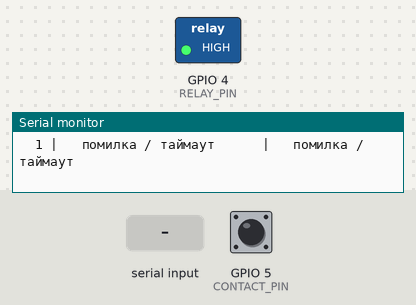
This program was run on a simulated ESP32-S3. On the bench: switched loads named in the program (green lamp = pin HIGH), the last lines printed to the serial monitor. Dashed ring = blinking. The test bench sets the inputs (shaded band); at power-on: GPIO 5 (CONTACT_PIN) HIGH.

Above: at 2.7 s.
At 11.9 s:
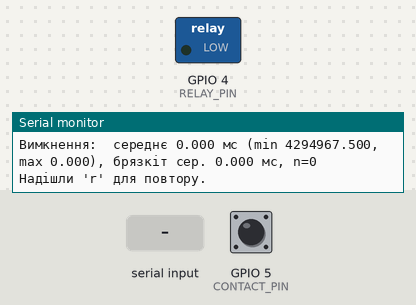
12.0 s: "r" received over Serial
At 12.23 s:
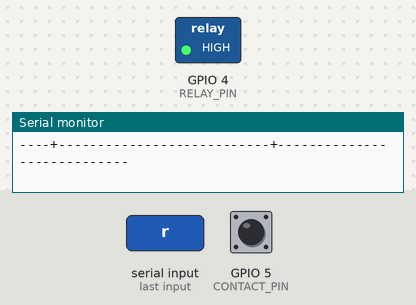
Timing chart, 0 to 21.0 s (numbered marks = the images above; inputs shaded):
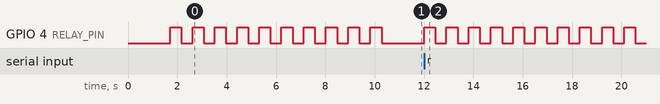

The program:

main.cpp
```cpp
// Завдання 1: вимірювання часу спрацювання / відпускання реле
// Плата: ESP32-S3 (Arduino core for ESP32), модуль реле 5 В (SRD-05VDC-SL-C)
//
// Модуль реле:  DC+ -> +5V (рейка від модуля живлення), DC- -> GND, IN -> GPIO4
// Контакти:     COM -> GND, NO -> R 1 кОм -> GPIO5 (INPUT_PULLUP)
// GND ESP32 обов'язково з'єднати з GND макетки (спільна земля)!
//
//   реле увімкнене  -> NO замкнений  -> GPIO5 = LOW
//   реле вимкнене   -> NO розімкнений -> GPIO5 = HIGH (підтяжка)
//
// Брязкіт: ISR фіксує ПЕРШИЙ фронт (момент першого торкання = механічна затримка)
// і лише рахує решту фронтів. Після SETTLE_MS перевіряємо, що контакт стабільно
// в очікуваному стані. Тривалість брязкоту = останній фронт - перший.
//
// Serial Monitor: 115200. Надішли 'r', щоб повторити серію.

#include <Arduino.h>

constexpr uint8_t  RELAY_PIN         = 4;
constexpr uint8_t  CONTACT_PIN       = 5;
constexpr bool     RELAY_ACTIVE_HIGH = true;   // перемичка H/L на модулі: H -> true, L -> false
constexpr int      N_MEAS            = 10;     // кількість вимірювань
constexpr uint32_t TIMEOUT_US        = 100000; // 100 мс — реле так довго не їде
constexpr uint32_t SETTLE_MS         = 50;     // чекаємо, поки брязкіт затихне
constexpr uint32_t PAUSE_MS          = 300;    // пауза між циклами

portMUX_TYPE mux = portMUX_INITIALIZER_UNLOCKED;
volatile bool     armed     = false;
volatile uint32_t firstEdge = 0;
volatile uint32_t lastEdge  = 0;
volatile uint16_t edgeCount = 0;

void IRAM_ATTR onContact() {
  uint32_t t = micros();
  portENTER_CRITICAL_ISR(&mux);
  if (armed) {
    if (edgeCount == 0) firstEdge = t;   // перше торкання — час спрацювання
    lastEdge = t;
    edgeCount++;                          // решта фронтів — брязкіт
  }
  portEXIT_CRITICAL_ISR(&mux);
}

void relaySet(bool on) {
  digitalWrite(RELAY_PIN, (on == RELAY_ACTIVE_HIGH) ? HIGH : LOW);
}

struct Result {
  bool     ok;
  uint32_t delayUs;    // від команди до першого фронту
  uint32_t bounceUs;   // від першого до останнього фронту
  uint16_t edges;
};

Result measure(bool energize) {
  const int expected = energize ? LOW : HIGH;

  portENTER_CRITICAL(&mux);
  edgeCount = 0; firstEdge = 0; lastEdge = 0;
  armed = true;
  portEXIT_CRITICAL(&mux);

  uint32_t t0 = micros();
  relaySet(energize);

  while (edgeCount == 0 && (micros() - t0) < TIMEOUT_US) { /* чекаємо перший фронт */ }
  delay(SETTLE_MS);

  portENTER_CRITICAL(&mux);
  armed = false;
  uint16_t n = edgeCount;
  uint32_t f = firstEdge, l = lastEdge;
  portEXIT_CRITICAL(&mux);

  Result r{};
  r.edges = n;
  r.ok = (n > 0) && (digitalRead(CONTACT_PIN) == expected);
  if (r.ok) {
    r.delayUs  = f - t0;
    r.bounceUs = l - f;
  }
  return r;
}

struct Stats {
  uint64_t sum = 0; uint32_t mn = UINT32_MAX, mx = 0; int n = 0;
  void add(uint32_t v) { sum += v; n++; if (v < mn) mn = v; if (v > mx) mx = v; }
  float avgMs() const { return n ? (sum / (float)n) / 1000.0f : 0; }
};

void runSeries() {
  Stats on, off, bOn, bOff;

  Serial.println();
  Serial.println(F(" #  | ON, мкс  брязкіт  фронтів | OFF, мкс  брязкіт  фронтів"));
  Serial.println(F("----+---------------------------+----------------------------"));

  for (int i = 1; i <= N_MEAS; i++) {
    Result a = measure(true);
    delay(PAUSE_MS);
    Result b = measure(false);
    delay(PAUSE_MS);

    Serial.printf("%3d | ", i);
    if (a.ok) { Serial.printf("%7lu  %7lu  %5u   | ", a.delayUs, a.bounceUs, a.edges); on.add(a.delayUs); bOn.add(a.bounceUs); }
    else        Serial.print (F("  помилка / таймаут      | "));
    if (b.ok) { Serial.printf("%7lu  %7lu  %5u\n", b.delayUs, b.bounceUs, b.edges); off.add(b.delayUs); bOff.add(b.bounceUs); }
    else        Serial.println(F("  помилка / таймаут"));
  }

  Serial.println(F("------------------------------------------------------------"));
  Serial.printf("Увімкнення: середнє %.3f мс (min %.3f, max %.3f), брязкіт сер. %.3f мс, n=%d\n",
                on.avgMs(), on.mn / 1000.0f, on.mx / 1000.0f, bOn.avgMs(), on.n);
  Serial.printf("Вимкнення:  середнє %.3f мс (min %.3f, max %.3f), брязкіт сер. %.3f мс, n=%d\n",
                off.avgMs(), off.mn / 1000.0f, off.mx / 1000.0f, bOff.avgMs(), off.n);
  Serial.println(F("Надішли 'r' для повтору."));
}

void setup() {
  Serial.begin(115200);
  delay(1500);  // час відкрити Serial Monitor (USB CDC на S3)

  pinMode(RELAY_PIN, OUTPUT);
  relaySet(false);
  pinMode(CONTACT_PIN, INPUT_PULLUP);
  delay(200);   // реле точно відпущене

  attachInterrupt(digitalPinToInterrupt(CONTACT_PIN), onContact, CHANGE);

  Serial.println(F("Вимірювання часу спрацювання реле, ESP32-S3"));
  runSeries();
}

void loop() {
  if (Serial.available()) {
    char c = Serial.read();
    if (c == 'r' || c == 'R') runSeries();
  }
}
```

Measured:
- after the input at 12.0 s, GPIO 4 (RELAY_PIN): alternates HIGH for 0.45 s and LOW for 0.45 s, starting at once
